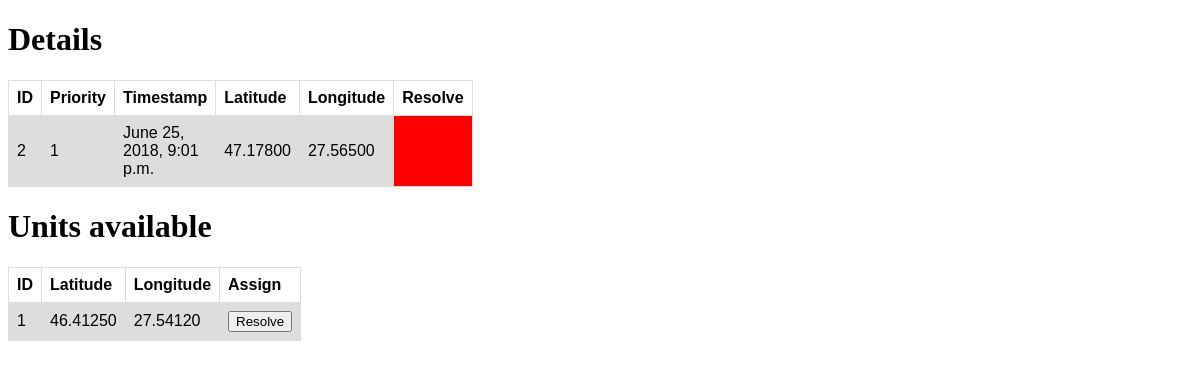
The page /map/accidents/2/ on the database its author committed.
### map/models.py (models this page shows)
class Incident(models.Model):
    id = models.IntegerField(primary_key=True)
    timestamp = models.DateTimeField(default=datetime.now)
    latitude = models.DecimalField(max_digits=10, decimal_places=5)
    longitude = models.DecimalField(max_digits=10, decimal_places=5)
    accidentsPriority = models.IntegerField(default=0)
    resolved = models.BooleanField(default=0)

class Unit(models.Model):
    id = models.IntegerField(primary_key=True)
    latitude = models.DecimalField(max_digits=10, decimal_places=5)
    longitude = models.DecimalField(max_digits=10, decimal_places=5)
    accidents = models.ForeignKey(Incident, on_delete=models.CASCADE, default=0)

### map/views.py (the view)
# urls.py: path('accidents/<incident_id>/', views.detail, name='detail')
def detail(request, incident_id):
    template = loader.get_template('map/specificAccident.html')
    all_units = Unit.objects.all()
    specific_incident = Incident.objects.filter(id=incident_id)
    context = {
        'specific_incident': specific_incident,
        'all_units': all_units,
    }
    return HttpResponse(template.render(context, request))

### map/templates/map/specificAccident.html (shortened to what this page needs)
{% load static %}
<!DOCTYPE html>
<html>
<head>
    <link rel="stylesheet" type="text/css" href="{% static 'map/style.css' %}"/>
</head>
<body>
<table class="threeTables detailsTable">
    <h1>Details</h1>
  <tr>
    <th>ID</th>
    <th>Priority</th>
    <th>Timestamp</th>
    <th>Latitude</th>
    <th>Longitude</th>
    <th>Resolve</th>
  </tr>
    {% for item in specific_incident %}
  <tr>
    <td>{{ item.id }}</td>
    <td>{{ item.accidentsPriority }}</td>
    <td>{{ item.timestamp }}</td>
    <td>{{ item.latitude }}</td>
    <td>{{ item.longitude }}</td>
    <td id="isResolved" class="{{ item.resolved }}"></td>
  </tr>
  {% endfor %}
</table>
<table class="threeTables detailsTable">
<h1>Units available</h1></hi>
  <tr>
    <th>ID</th>
    <th>Latitude</th>
    <th>Longitude</th>
    <th>Assign</th>
  </tr>
    {% for item in all_units %}
  <tr>
    <td>{{ item.id }}</td>
    <td>{{ item.latitude }}</td>
    <td>{{ item.longitude }}</td>
  <td><button type = "button" id="buttonDetails" onclick=changeColor()>Resolve</button></td>
  </tr>
  {% endfor %}
</table>
</body>
</html>

### map/static/map/style.css (style rules this page uses)
table { font-family: arial, sans-serif; border-collapse: collapse; }
.threeTables { width: 100px; display: inline; }
td, th { border: 1px solid #dddddd; text-align: left; padding: 8px; }
tr:nth-child(even) { background-color: #dddddd; }
.detailsTable { display: block; }
.False { background-color:red; }

### rows shown on the page
Incident: id "2", accidentsPriority "1", timestamp "June 25, 2018, 9:01 p.m.", latitude "47.17800", longitude "27.56500", resolved False (drawn)
Unit: id "1", latitude "46.41250", longitude "27.54120"
